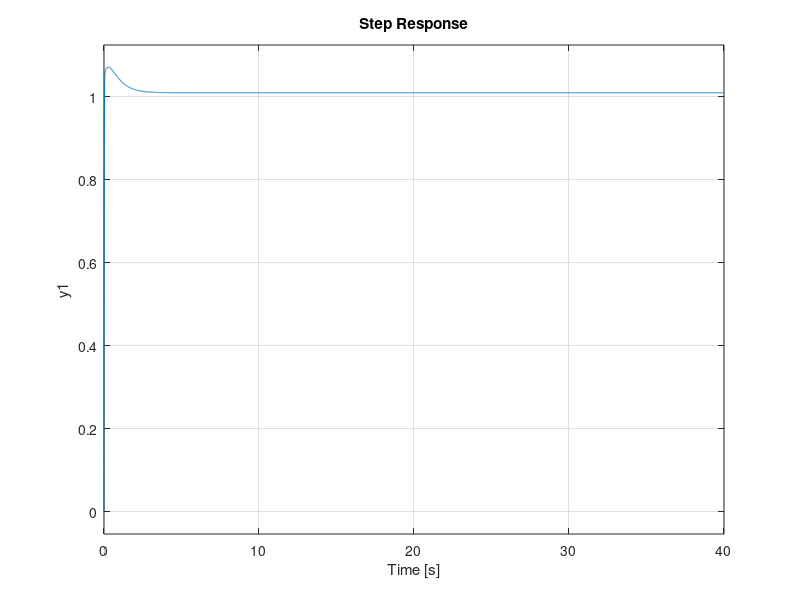

Here is the MATLAB script that generated this plot:
s=tf('s');g=4.545*s/(s+5.6197)/(s+0.14)/(s-5.56);
Kp = 100;
Ki =100;
Kd = 20;
C = pid(Kp,Ki,Kd);
g1 =g*C/(1+g*C);t=0:0.1:20;
impulse(g1,t);axis([0, 2.5, -0.2, 0.2]);
title({'Response of Pendulum Position to an Impulse Disturbance';'under PID Control: Kp = 100, Ki = 100, Kd = 20'})
step(g1);
